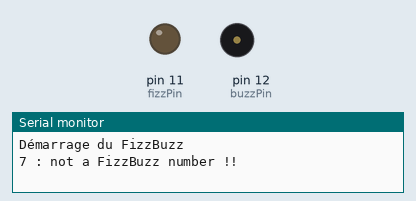
Recording of a sketch running on a simulated Arduino Uno, built with avr-gcc and run on an emulated ATmega328P. On the bench: output pins drawn as LEDs (lit = HIGH), buzzer (waves = sounding, pin HIGH), the last lines printed to the serial monitor. Random numbers use the default seed unless the sketch sets one.

Above: at 0.1 s.
At 12.1 s:
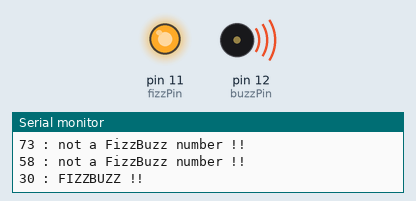
At 17.1 s:
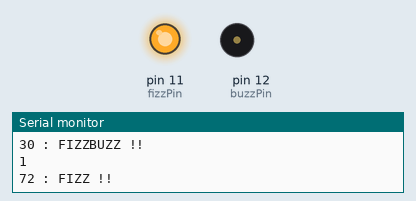
At 38.1 s:
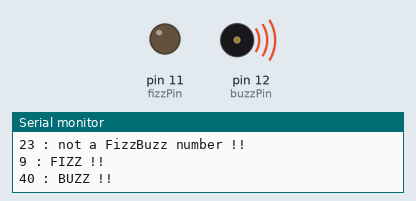
Timing chart, 0 to 39.6 s (numbered marks = the images above):
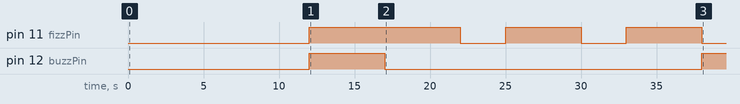

Measured:
- by itself, pin 11 (fizzPin): repeats every 8.0 s: LOW 3.0 s, HIGH 5.0 s
- by itself, pin 12 (buzzPin): LOW → HIGH at 12.0 s, → LOW 5.0 s later, → HIGH 21.0 s later

The sketch:

FizzBuzz.ino
```cpp
int fizzPin = 11;
int buzzPin = 12;
int pauseTime = 5000;

void setup() {
  //vitesse d'interaction avec arduino
  Serial.begin(9600);
  pinMode(fizzPin, OUTPUT);
  pinMode(buzzPin, OUTPUT);

  while(!Serial);
  Serial.println("Démarrage du FizzBuzz");
}

void loop() {

  int numberToCheck = random(0,100);
  if(numberToCheck % 3 == 0 && numberToCheck % 5 == 0){
    Serial.print(numberToCheck);
    Serial.println(" : FIZZBUZZ !!" );
    digitalWrite(fizzPin, HIGH);
    digitalWrite(buzzPin, HIGH);
    delay(pauseTime);
    digitalWrite(fizzPin, LOW);
    Serial.println(digitalRead(buzzPin));
    digitalWrite(buzzPin, LOW);
  }else if(numberToCheck % 3 == 0){
    Serial.print(numberToCheck);
    Serial.println(" : FIZZ !!" );
    digitalWrite(fizzPin, HIGH);
    delay(pauseTime);
    digitalWrite(fizzPin, LOW);
  }else if(numberToCheck % 5 == 0){
    Serial.print(numberToCheck);
    Serial.println(" : BUZZ !!" );
    digitalWrite(buzzPin, HIGH);
    delay(pauseTime);
    digitalWrite(buzzPin, LOW);
  }else{
    Serial.print(numberToCheck);
    Serial.println(" : not a FizzBuzz number !!" );
    delay(pauseTime-2000);
  }

}
```
